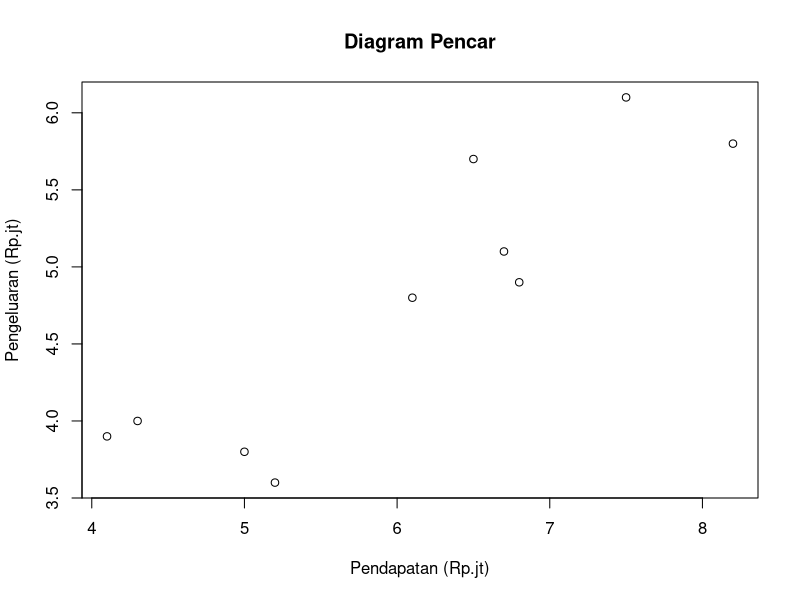

Generate this figure with R:
# Korelasi
# Diketahui data berpasangan antara
# pendapatan (X) dengan pengeluaran (Y) sebagai berikut:

pend <- c(5.2, 6.7, 4.3, 6.1, 8.2, 6.5, 4.1, 5.0, 7.5, 6.8)
peng <- c(3.6, 5.1, 4.0, 4.8, 5.8, 5.7, 3.9, 3.8, 6.1, 4.9)

# gambar scatter plot (diagram pencar).
png(file = "./praktikum8/plots/diagpencar.png")
plot(pend, peng,
  main = "Diagram Pencar",
  xlab = "Pendapatan (Rp.jt)",
  ylab = "Pengeluaran (Rp.jt)"
)
dev.off()

# hitung koefisien korelasi dan kovariansi
cor(pend, peng)
cov(pend, peng)

# uji korelasi
cor.test(pend, peng)
